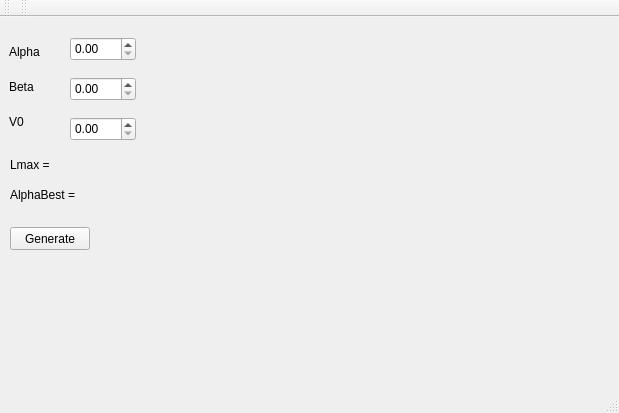
<?xml version="1.0" encoding="UTF-8"?>
<ui version="4.0">
 <class>MainWindow</class>
 <widget class="QMainWindow" name="MainWindow">
  <property name="geometry">
   <rect>
    <x>0</x>
    <y>0</y>
    <width>619</width>
    <height>413</height>
   </rect>
  </property>
  <property name="windowTitle">
   <string>MainWindow</string>
  </property>
  <widget class="QWidget" name="centralWidget">
   <widget class="QLabel" name="label_2">
    <property name="geometry">
     <rect>
      <x>9</x>
      <y>62</y>
      <width>28</width>
      <height>16</height>
     </rect>
    </property>
    <property name="text">
     <string>Beta</string>
    </property>
   </widget>
   <widget class="QLabel" name="label_3">
    <property name="geometry">
     <rect>
      <x>9</x>
      <y>97</y>
      <width>16</width>
      <height>16</height>
     </rect>
    </property>
    <property name="text">
     <string>V0</string>
    </property>
   </widget>
   <widget class="QLabel" name="label">
    <property name="geometry">
     <rect>
      <x>9</x>
      <y>27</y>
      <width>35</width>
      <height>16</height>
     </rect>
    </property>
    <property name="text">
     <string>Alpha</string>
    </property>
   </widget>
   <widget class="QLabel" name="label_4">
    <property name="geometry">
     <rect>
      <x>10</x>
      <y>140</y>
      <width>161</width>
      <height>16</height>
     </rect>
    </property>
    <property name="text">
     <string>Lmax = </string>
    </property>
   </widget>
   <widget class="QLabel" name="label_5">
    <property name="geometry">
     <rect>
      <x>10</x>
      <y>170</y>
      <width>161</width>
      <height>16</height>
     </rect>
    </property>
    <property name="text">
     <string>AlphaBest = </string>
    </property>
   </widget>
   <widget class="QCustomPlot" name="graph" native="true">
    <property name="geometry">
     <rect>
      <x>230</x>
      <y>20</y>
      <width>331</width>
      <height>211</height>
     </rect>
    </property>
   </widget>
   <widget class="QPushButton" name="pushButton">
    <property name="geometry">
     <rect>
      <x>10</x>
      <y>210</y>
      <width>80</width>
      <height>23</height>
     </rect>
    </property>
    <property name="text">
     <string>Generate</string>
    </property>
   </widget>
   <widget class="QDoubleSpinBox" name="doubleSpinBox">
    <property name="geometry">
     <rect>
      <x>70</x>
      <y>20</y>
      <width>66</width>
      <height>24</height>
     </rect>
    </property>
   </widget>
   <widget class="QDoubleSpinBox" name="doubleSpinBox_2">
    <property name="geometry">
     <rect>
      <x>70</x>
      <y>60</y>
      <width>66</width>
      <height>24</height>
     </rect>
    </property>
   </widget>
   <widget class="QDoubleSpinBox" name="doubleSpinBox_3">
    <property name="geometry">
     <rect>
      <x>70</x>
      <y>100</y>
      <width>66</width>
      <height>24</height>
     </rect>
    </property>
   </widget>
  </widget>
  <widget class="QMenuBar" name="menuBar">
   <property name="geometry">
    <rect>
     <x>0</x>
     <y>0</y>
     <width>619</width>
     <height>20</height>
    </rect>
   </property>
  </widget>
  <widget class="QToolBar" name="mainToolBar">
   <attribute name="toolBarArea">
    <enum>TopToolBarArea</enum>
   </attribute>
   <attribute name="toolBarBreak">
    <bool>false</bool>
   </attribute>
  </widget>
  <widget class="QStatusBar" name="statusBar"/>
  <widget class="QToolBar" name="toolBar">
   <property name="windowTitle">
    <string>toolBar</string>
   </property>
   <attribute name="toolBarArea">
    <enum>TopToolBarArea</enum>
   </attribute>
   <attribute name="toolBarBreak">
    <bool>false</bool>
   </attribute>
  </widget>
 </widget>
 <layoutdefault spacing="6" margin="11"/>
 <customwidgets>
  <customwidget>
   <class>QCustomPlot</class>
   <extends>QWidget</extends>
   <header>qcustomplot.h</header>
   <container>1</container>
  </customwidget>
 </customwidgets>
 <resources/>
 <connections>
  <connection>
   <sender>pushButton</sender>
   <signal>clicked()</signal>
   <receiver>MainWindow</receiver>
   <slot>generate()</slot>
   <hints>
    <hint type="sourcelabel">
     <x>43</x>
     <y>263</y>
    </hint>
    <hint type="destinationlabel">
     <x>-7</x>
     <y>253</y>
    </hint>
   </hints>
  </connection>
 </connections>
 <slots>
  <slot>generate()</slot>
 </slots>
</ui>
